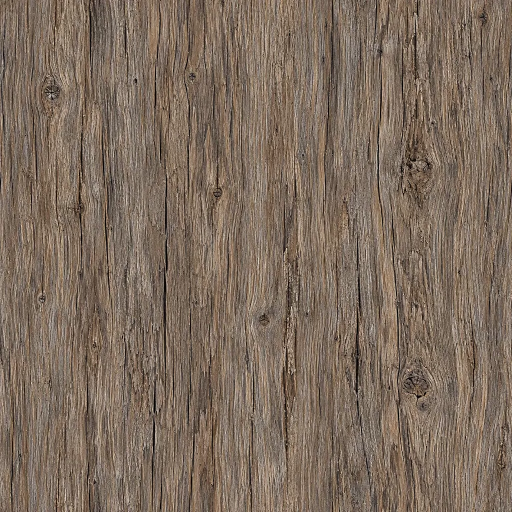
#> input picture assets/caravel-oak-albedo.webp, 1024 x 1024 px (shown at 1/2 size)
$ python crew-continuum-texture.py ../assets/caravel-oak-albedo.webp ../assets/caravel-design-reference.png out.png
#> lines starting #> are read from the running program, lines starting #| are printed output that depends on the picture
#!/usr/bin/env python3
# Copyright (c) 2026 Six Cailloux, LLC. MIT License; see LICENSE.
"""A crew body's albedo for the people continuum, called by scripts/prepare-crew-continuum.mjs.

    python3 scripts/crew-continuum-texture.py IMAGE MASK OUTDIR [--size 4096] [--sample 2048]

IMAGE is the fit's embedded picture and MASK the texels its UV triangles cover (one byte each, SIZE x SIZE,
rasterised by the bake). What lies outside the islands is filled from the islands' own edges, coarse to fine
(push-pull), so no level of the chain reads the picture's background where an island ends. Levels are plain
averages in linear light, then each is written in BC7 and in ASTC 4x4 (sRGB), whole chains, level after level.

Writes OUTDIR/albedo.bc7.bin, OUTDIR/albedo.astc.bin, OUTDIR/sample.rgb (the filled picture at SAMPLE, sRGB
bytes, for the bake's far-body colours) and OUTDIR/levels.json.
"""
import argparse
import concurrent.futures
import json
import math
import os
from pathlib import Path
import struct
import subprocess
import tempfile

import numpy as np
from PIL import Image
from scipy.spatial import cKDTree

from forest_bc7 import encode_bc7_blocks

BLOCK_BYTES = 16
ASTC_HEADER_BYTES = 16


def linear_from_srgb(c):
    return np.where(c <= .04045, c / 12.92, np.power((c + .055) / 1.055, 2.4))


def srgb_from_linear(c):
    return np.where(c <= .0031308, c * 12.92, 1.055 * np.power(np.maximum(c, 1e-12), 1 / 2.4) - .055)


# [25 lines left out: functions box_down, fill_outside, not called in this run]


def encode_srgb(linear):
    rgb = np.round(np.clip(srgb_from_linear(linear), 0, 1) * 255).astype(np.uint8)
    return np.dstack((rgb, np.full(rgb.shape[:2], 255, np.uint8)))


def pad_to_blocks(image):
    h, w = image.shape[:2]
    return np.pad(image, ((0, -h % 4), (0, -w % 4), (0, 0)), mode='edge')


def bc7_strip(pixels):
    return encode_bc7_blocks(np.ascontiguousarray(pixels))


# [277 lines left out: functions encode_bc7, encode_astc, read_glb_mesh, bilinear_sample, delight_and_equalize_face, not called in this run]


def main():
    parser = argparse.ArgumentParser(description=__doc__, formatter_class=argparse.RawDescriptionHelpFormatter)
    parser.add_argument('image', type=Path)
    parser.add_argument('mask', type=Path)
    parser.add_argument('out', type=Path)
    parser.add_argument('--size', type=int, default=4096)
    parser.add_argument('--sample', type=int, default=2048)
    parser.add_argument('--sample-only', action='store_true')
    parser.add_argument('--glb', type=Path, default=None, help='Source fitted GLB for 3D-aware skin delighting & eye restoration')
    parser.add_argument('--preview-out', type=Path, default=None, help='Optional PNG preview path (exits early without BC7/ASTC encode)')
    args = parser.parse_args()
    if args.size & (args.size - 1) or args.sample & (args.sample - 1) or args.sample > args.size:
        raise SystemExit('Sizes must be powers of two, the sample no larger than the texture')

    source = Image.open(args.image).convert('RGB')
#> source is the input picture: PIL image 1024x1024 RGB; mean R, G, B 126.1, 109, 94.2
    linear = linear_from_srgb(np.asarray(source, dtype=np.float32) / 255).astype(np.float32)
#> in linear_from_srgb, `return np.where(c <= .04045, c / 12.92, np.power((c + .055) / 1.055, 2..`:
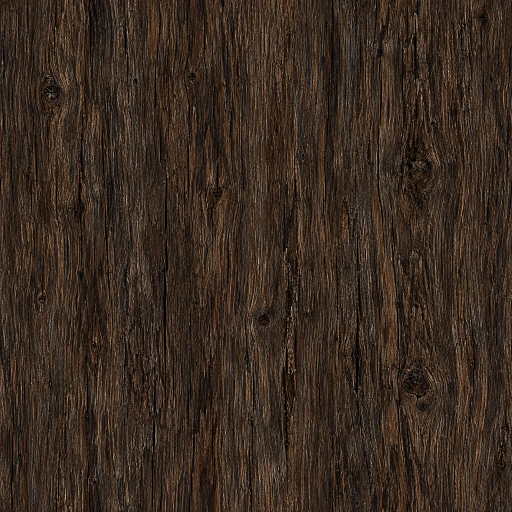
#> returned value: shape (1024, 1024, 3) float32 (shown at 1/2 size); mean of channels 0, 1, 2 0.23, 0.172, 0.13; drawn as R, G, B
    while linear.shape[0] > args.size and linear.shape[0] % 2 == 0 and linear.shape[1] % 2 == 0:
        linear = box_down(linear)
    if linear.shape[:2] != (args.size, args.size):
        resized = source.resize((args.size, args.size), Image.LANCZOS)
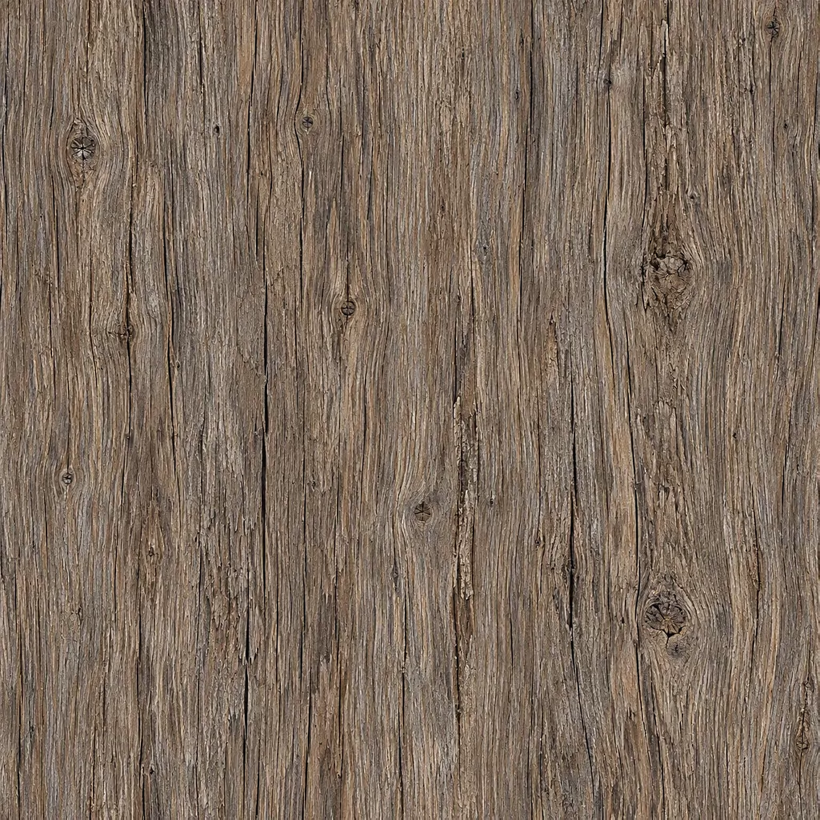
#> resized: PIL image 4096x4096 RGB (shown at 1/5 size); mean R, G, B 126.1, 109, 94.3
        linear = linear_from_srgb(np.asarray(resized, dtype=np.float32) / 255).astype(np.float32)
#> (the run stopped early here; a loop or call above may not have finished)
